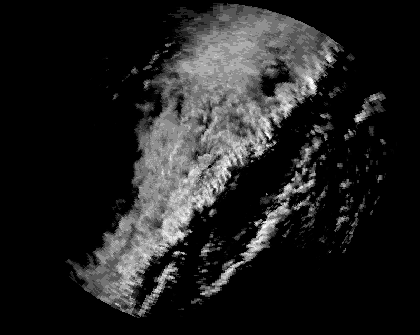
%> input picture KDGX_N0R_20130130_103700.tif, 420 x 335 px, shrunk from 797 x 635 before the run
$ octave SpatialRainfall.m   (GNU Octave 9; MATLAB toolbox functions it lacks are replaced by stand-ins)
%> lines starting %> are read from the running program, lines starting %| are printed output that depends on the picture
%% Two dimensional
% clear;
clc;
% [6 lines of commented-out code are left out]
Z=double(imread('KDGX_N0R_20130130_103700.tif'));
%> Z: size 335x420 double; min 4, max 50, mean 10; mean of the top-left, top-right, bottom-left and bottom-right quarters 8.7, 13.6, 11.2, 6.5
% img=imagesc(Z);
%% http://wradlib.org/wradlib-docs/0.6.0/tutorial_get_rainfall.html
% now we have our Reflectivity(Z) in logarithmic sApplevelle of 10 so its time to
% change this into rainfall intensity via various methods
% An Integrated Approach to Error Correction for Real-Time Radar-Rainfall
% Estimation for 53 and 15
% Or "Effects of underrepresented hydrometeor variability and partial beam
% filling on microwave brightness temperatures for rainfall retrieval" for
% 53 and 20 tu male Harris ham has
% Z(Z>53)=53;
% Z(Z<20)=0;
% Z(isnan(Z))=0;
% Z=Z(1:480,1:784);
%% in ghesmat baraye dorost kardan size anjam shode
x=ceil(size(Z,1)/128)*128-size(Z,1);
%> x = 49
y=ceil(size(Z,2)/128)*128-size(Z,2);
%> y = 92
left=ones(size(Z,1),floor(y/2))*min(min(Z));
%> left: size 335x46 double; every value is 4
right=ones(size(Z,1),ceil(y/2))*min(min(Z));
up=ones(floor(x/2),ceil(size(Z,2)/128)*128)*min(min(Z));
%> up: size 24x512 double; every value is 4
down=ones(ceil(x/2),ceil(size(Z,2)/128)*128)*min(min(Z));
%> down: size 25x512 double; every value is 4

Z=[left Z right];
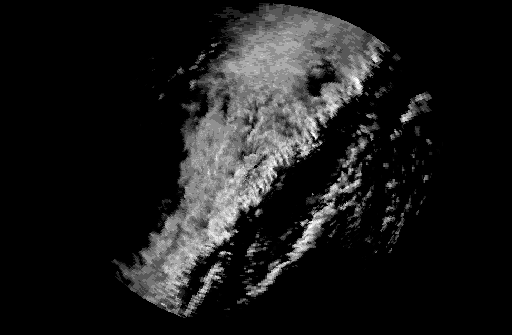
%> Z: size 335x512 double; min 4, max 50, mean 8.9; drawn with min black and max white
Z=[up;Z;down];
%> Z: size 384x512 double

a=200;
b=1.6;
R=nthroot((10.^(Z/10))/a,b);
R(R<0.5)=0;

% [4 lines of commented-out code are left out]

[cA1,cH1,cV1,cD1]=dwt2(R,'haar');
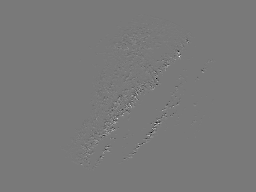
%> cH1: size 192x256 double; min -33.98, max 37.09, mean 0; drawn with min black and max white
[cA2,cH2,cV2,cD2]=dwt2(cA1,'haar');
[cA3,cH3,cV3,cD3]=dwt2(cA2,'haar');
[cA4,cH4,cV4,cD4]=dwt2(cA3,'haar');
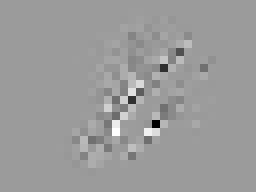
%> cD4: size 24x32 double (shown 8 times larger); min -65.42, max 41.57, mean 0; drawn with min black and max white
[cA5,cH5,cV5,cD5]=dwt2(cA4,'haar');
[cA6,cH6,cV6,cD6]=dwt2(cA5,'haar');
%> cA6 = [0 0 0 3.3 47.71 15.93 0 0; 0 0 0.513 82.51 169.2 120.8 2.68 0; 0 0 4.76 144.8 213.4 38.79 10.98 0; 0 0 28.77 289.6 91.28 52 4.59 0; 0 0.348 128.2 117.8 75.68 0.165 0.308 0; 0 0 11.74 3.07 0 0 0 0]; cH6 = [0 0 0 -3.3 -46.79 -15.93 0 0; 0 0 -0.105 9.82 48.17 -35.02 -2.48 0; 0 0 -3.62 -34.94 -27.12 20.49 9.66 0; 0 0 -13.82 4.58 6.47 12.05 -0.862 0; 0 -0.348 -2.61 57.94 27.34 0.165 0.308 0; 0 0 11.74 3.07 0 0 0 0]; cV6 = [0 0 0 -3.3 -6.49 11.36 0 0; 0 0 -0.493 -66.47 61.51 -17.2 -1.96 0; 0 0 -4.76 7.88 13.14 21.41 10.58 0; 0 0 -28.77 -42.37 12.99 34.56 3.67 0; 0 -0.348 -81.81 80.38 -20.96 0.0411 0.308 0; 0 0 -5.92 2.58 0 0 0 0]; cD6 = [0 0 0 3.3 6.67 -11.36 0 0; 0 0 0.0843 -16.2 2 -11.53 2.16 0; 0 0 3.62 -23.68 -72.53 26.83 9.91 0; 0 0 13.82 -49.26 84.3 0.192 -1.57 0; 0 0.348 -0.93 32.97 -69.31 0.0411 0.308 0; 0 0 -5.92 2.58 0 0 0 0]
[cA7,cH7,cV7,cD7]=dwt2(cA6,'haar');
%> cA7 = [0 43.16 176.8 1.34; 0 234 197.7 7.79; 0.174 130.4 37.92 0.154]; cH7 = [0 -39.86 -113.1 -1.34; 0 -84.41 54.43 3.2; 0.174 115.6 37.92 0.154]; cV7 = [0 -42.65 40.09 1.34; 0 -200.5 106.9 7.79; -0.174 9.54 37.76 0.154]; cD7 = [0 39.35 -8.31 -1.34; 0 60.4 67.64 3.2; -0.174 0.868 37.76 0.154]
%% in order to exclude non-related zeros
for i=1:size(cA1,1)
    for j=1:size(cA1,2)
        if [cA1(i,j),cH1(i,j),cV1(i,j),cD1(i,j)]==[0,0,0,0]
            cA1(i,j)=NaN;
            cD1(i,j)=NaN;
            cH1(i,j)=NaN;
            cV1(i,j)=NaN;
        end
    end
end
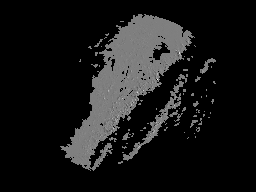
%> cV1: size 192x256 double; 81.83% of the values are NaN or infinite; the others: min -40.05, max 40.05, mean -0.0021; drawn with min black, max white, NaN and infinite black

for i=1:size(cA2,1)
    for j=1:size(cA2,2)
        if [cA2(i,j),cH2(i,j),cV2(i,j),cD2(i,j)]==[0,0,0,0]
            cA2(i,j)=NaN;
            cD2(i,j)=NaN;
            cH2(i,j)=NaN;
            cV2(i,j)=NaN;
        end
    end
end
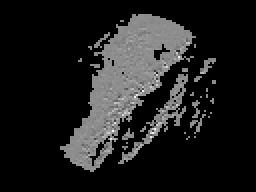
%> cH2: size 96x128 double (shown 2 times larger); 78.92% of the values are NaN or infinite; the others: min -36.61, max 29.42, mean -0.0582; drawn with min black, max white, NaN and infinite black
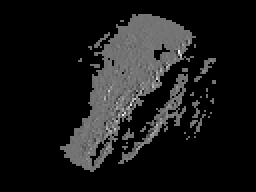
%> cV2: size 96x128 double (shown 2 times larger); 78.92% of the values are NaN or infinite; the others: min -30.86, max 36.8, mean -0.0491; drawn with min black, max white, NaN and infinite black

for i=1:size(cA3,1)
    for j=1:size(cA3,2)
        if [cA3(i,j),cH3(i,j),cV3(i,j),cD3(i,j)]==[0,0,0,0]
            cA3(i,j)=NaN;
            cD3(i,j)=NaN;
            cH3(i,j)=NaN;
            cV3(i,j)=NaN;
        end
    end
end
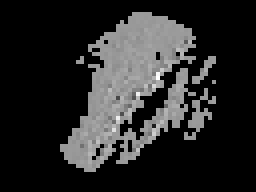
%> cV3: size 48x64 double (shown 4 times larger); 74.48% of the values are NaN or infinite; the others: min -89.15, max 57.99, mean -0.0255; drawn with min black, max white, NaN and infinite black

for i=1:size(cA4,1)
    for j=1:size(cA4,2)
        if [cA4(i,j),cH4(i,j),cV4(i,j),cD4(i,j)]==[0,0,0,0]
            cA4(i,j)=NaN;
            cD4(i,j)=NaN;
            cH4(i,j)=NaN;
            cV4(i,j)=NaN;
        end
    end
end
for i=1:size(cA5,1)
    for j=1:size(cA5,2)
        if [cA5(i,j),cH5(i,j),cV5(i,j),cD5(i,j)]==[0,0,0,0]
            cA5(i,j)=NaN;
            cD5(i,j)=NaN;
            cH5(i,j)=NaN;
            cV5(i,j)=NaN;
        end
    end
end
for i=1:size(cA6,1)
    for j=1:size(cA6,2)
        if [cA6(i,j),cH6(i,j),cV6(i,j),cD6(i,j)]==[0,0,0,0]
            cA6(i,j)=NaN;
            cD6(i,j)=NaN;
            cH6(i,j)=NaN;
            cV6(i,j)=NaN;
        end
    end
end
%> after the loop, cA6 = [NaN NaN NaN 3.3 47.71 15.93 NaN NaN; NaN NaN 0.513 82.51 169.2 120.8 2.68 NaN; NaN NaN 4.76 144.8 213.4 38.79 10.98 NaN; NaN NaN 28.77 289.6 91.28 52 4.59 NaN; NaN 0.348 128.2 117.8 75.68 0.165 0.308 NaN; NaN NaN 11.74 3.07 NaN NaN NaN NaN]; cD6 = [NaN NaN NaN 3.3 6.67 -11.36 NaN NaN; NaN NaN 0.0843 -16.2 2 -11.53 2.16 NaN; NaN NaN 3.62 -23.68 -72.53 26.83 9.91 NaN; NaN NaN 13.82 -49.26 84.3 0.192 -1.57 NaN; NaN 0.348 -0.93 32.97 -69.31 0.0411 0.308 NaN; NaN NaN -5.92 2.58 NaN NaN NaN NaN]; cH6 = [NaN NaN NaN -3.3 -46.79 -15.93 NaN NaN; NaN NaN -0.105 9.82 48.17 -35.02 -2.48 NaN; NaN NaN -3.62 -34.94 -27.12 20.49 9.66 NaN; NaN NaN -13.82 4.58 6.47 12.05 -0.862 NaN; NaN -0.348 -2.61 57.94 27.34 0.165 0.308 NaN; NaN NaN 11.74 3.07 NaN NaN NaN NaN]; cV6 = [NaN NaN NaN -3.3 -6.49 11.36 NaN NaN; NaN NaN -0.493 -66.47 61.51 -17.2 -1.96 NaN; NaN NaN -4.76 7.88 13.14 21.41 10.58 NaN; NaN NaN -28.77 -42.37 12.99 34.56 3.67 NaN; NaN -0.348 -81.81 80.38 -20.96 0.0411 0.308 NaN; NaN NaN -5.92 2.58 NaN NaN NaN NaN]
for i=1:size(cA7,1)
    for j=1:size(cA7,2)
        if [cA7(i,j),cH7(i,j),cV7(i,j),cD7(i,j)]==[0,0,0,0]
            cA7(i,j)=NaN;
            cD7(i,j)=NaN;
            cH7(i,j)=NaN;
            cV7(i,j)=NaN;
        end
    end
end
%> after the loop, cA7 = [NaN 43.16 176.8 1.34; NaN 234 197.7 7.79; 0.174 130.4 37.92 0.154]; cD7 = [NaN 39.35 -8.31 -1.34; NaN 60.4 67.64 3.2; -0.174 0.868 37.76 0.154]; cH7 = [NaN -39.86 -113.1 -1.34; NaN -84.41 54.43 3.2; 0.174 115.6 37.92 0.154]; cV7 = [NaN -42.65 40.09 1.34; NaN -200.5 106.9 7.79; -0.174 9.54 37.76 0.154]
%> (the run ends here)
